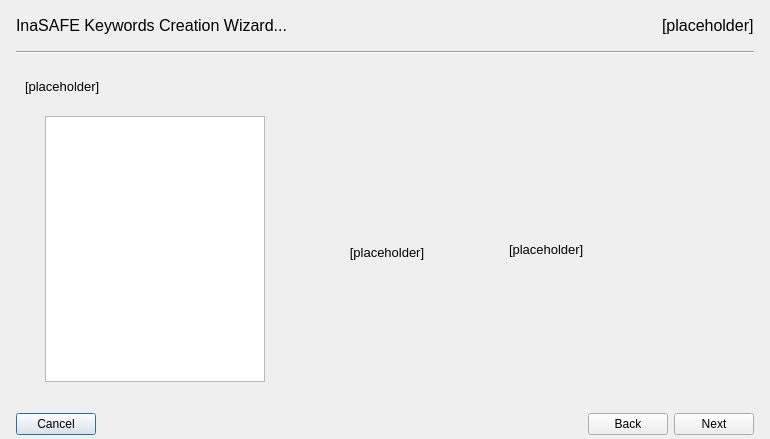
<?xml version="1.0" encoding="UTF-8"?>
<ui version="4.0">
 <class>KeywordsWizardBase</class>
 <widget class="QDialog" name="KeywordsWizardBase">
  <property name="geometry">
   <rect>
    <x>0</x>
    <y>0</y>
    <width>770</width>
    <height>439</height>
   </rect>
  </property>
  <property name="sizePolicy">
   <sizepolicy hsizetype="Preferred" vsizetype="Preferred">
    <horstretch>0</horstretch>
    <verstretch>0</verstretch>
   </sizepolicy>
  </property>
  <property name="minimumSize">
   <size>
    <width>720</width>
    <height>420</height>
   </size>
  </property>
  <property name="windowTitle">
   <string>InaSAFE - Keywords Creation Wizard</string>
  </property>
  <property name="windowIcon">
   <iconset>
    <normaloff>:/plugins/inasafe/icon.png</normaloff>:/plugins/inasafe/icon.png</iconset>
  </property>
  <layout class="QVBoxLayout" name="verticalLayout">
   <property name="leftMargin">
    <number>16</number>
   </property>
   <property name="topMargin">
    <number>16</number>
   </property>
   <property name="rightMargin">
    <number>16</number>
   </property>
   <property name="bottomMargin">
    <number>4</number>
   </property>
   <item>
    <layout class="QHBoxLayout" name="horizontalLayout">
     <item>
      <widget class="QLabel" name="lblMainTitle">
       <property name="sizePolicy">
        <sizepolicy hsizetype="Expanding" vsizetype="Preferred">
         <horstretch>0</horstretch>
         <verstretch>0</verstretch>
        </sizepolicy>
       </property>
       <property name="styleSheet">
        <string notr="true">font: 12pt;</string>
       </property>
       <property name="text">
        <string>InaSAFE Keywords Creation Wizard...</string>
       </property>
      </widget>
     </item>
     <item>
      <widget class="QLabel" name="lblStep">
       <property name="styleSheet">
        <string notr="true">font: 12pt;</string>
       </property>
       <property name="text">
        <string>[placeholder]</string>
       </property>
      </widget>
     </item>
    </layout>
   </item>
   <item>
    <spacer name="verticalSpacer_2">
     <property name="orientation">
      <enum>Qt::Vertical</enum>
     </property>
     <property name="sizeType">
      <enum>QSizePolicy::Fixed</enum>
     </property>
     <property name="sizeHint" stdset="0">
      <size>
       <width>20</width>
       <height>10</height>
      </size>
     </property>
    </spacer>
   </item>
   <item>
    <widget class="Line" name="line">
     <property name="orientation">
      <enum>Qt::Horizontal</enum>
     </property>
    </widget>
   </item>
   <item>
    <spacer name="verticalSpacer_6">
     <property name="orientation">
      <enum>Qt::Vertical</enum>
     </property>
     <property name="sizeType">
      <enum>QSizePolicy::Fixed</enum>
     </property>
     <property name="sizeHint" stdset="0">
      <size>
       <width>20</width>
       <height>10</height>
      </size>
     </property>
    </spacer>
   </item>
   <item>
    <widget class="QStackedWidget" name="stackedWidget">
     <property name="styleSheet">
      <string notr="true">font-size:10pt</string>
     </property>
     <property name="currentIndex">
      <number>0</number>
     </property>
     <widget class="QWidget" name="pg1Category">
      <property name="styleSheet">
       <string notr="true"/>
      </property>
      <layout class="QVBoxLayout" name="verticalLayout_2">
       <item>
        <widget class="QLabel" name="lblSelectCategory">
         <property name="styleSheet">
          <string notr="true"/>
         </property>
         <property name="text">
          <string>&lt;html&gt;&lt;head/&gt;&lt;body&gt;&lt;p&gt;[placeholder]&lt;/p&gt;&lt;/body&gt;&lt;/html&gt;</string>
         </property>
         <property name="alignment">
          <set>Qt::AlignLeading|Qt::AlignLeft|Qt::AlignTop</set>
         </property>
         <property name="wordWrap">
          <bool>true</bool>
         </property>
        </widget>
       </item>
       <item>
        <spacer name="verticalSpacer_4">
         <property name="orientation">
          <enum>Qt::Vertical</enum>
         </property>
         <property name="sizeType">
          <enum>QSizePolicy::Fixed</enum>
         </property>
         <property name="sizeHint" stdset="0">
          <size>
           <width>20</width>
           <height>16</height>
          </size>
         </property>
        </spacer>
       </item>
       <item>
        <layout class="QGridLayout" name="gridLayout_6">
         <item row="1" column="3">
          <widget class="QLabel" name="lblIconCategory">
           <property name="sizePolicy">
            <sizepolicy hsizetype="Fixed" vsizetype="Fixed">
             <horstretch>0</horstretch>
             <verstretch>0</verstretch>
            </sizepolicy>
           </property>
           <property name="minimumSize">
            <size>
             <width>192</width>
             <height>192</height>
            </size>
           </property>
           <property name="maximumSize">
            <size>
             <width>192</width>
             <height>192</height>
            </size>
           </property>
           <property name="text">
            <string>[placeholder]</string>
           </property>
           <property name="scaledContents">
            <bool>true</bool>
           </property>
           <property name="alignment">
            <set>Qt::AlignCenter</set>
           </property>
          </widget>
         </item>
         <item row="0" column="3">
          <spacer name="verticalSpacer_15">
           <property name="orientation">
            <enum>Qt::Vertical</enum>
           </property>
           <property name="sizeType">
            <enum>QSizePolicy::Expanding</enum>
           </property>
           <property name="sizeHint" stdset="0">
            <size>
             <width>20</width>
             <height>40</height>
            </size>
           </property>
          </spacer>
         </item>
         <item row="0" column="1" rowspan="3">
          <widget class="QListWidget" name="lstCategories">
           <property name="enabled">
            <bool>true</bool>
           </property>
           <property name="sizePolicy">
            <sizepolicy hsizetype="Fixed" vsizetype="Expanding">
             <horstretch>0</horstretch>
             <verstretch>0</verstretch>
            </sizepolicy>
           </property>
           <property name="minimumSize">
            <size>
             <width>220</width>
             <height>100</height>
            </size>
           </property>
           <property name="maximumSize">
            <size>
             <width>220</width>
             <height>16777215</height>
            </size>
           </property>
          </widget>
         </item>
         <item row="2" column="3">
          <spacer name="verticalSpacer_16">
           <property name="orientation">
            <enum>Qt::Vertical</enum>
           </property>
           <property name="sizeType">
            <enum>QSizePolicy::Expanding</enum>
           </property>
           <property name="sizeHint" stdset="0">
            <size>
             <width>20</width>
             <height>40</height>
            </size>
           </property>
          </spacer>
         </item>
         <item row="0" column="5" rowspan="3">
          <widget class="QLabel" name="lblDescribeCategory">
           <property name="sizePolicy">
            <sizepolicy hsizetype="Expanding" vsizetype="Expanding">
             <horstretch>0</horstretch>
             <verstretch>0</verstretch>
            </sizepolicy>
           </property>
           <property name="text">
            <string>[placeholder]</string>
           </property>
           <property name="alignment">
            <set>Qt::AlignLeading|Qt::AlignLeft|Qt::AlignVCenter</set>
           </property>
           <property name="wordWrap">
            <bool>true</bool>
           </property>
          </widget>
         </item>
         <item row="0" column="6" rowspan="3">
          <spacer name="horizontalSpacer_16">
           <property name="orientation">
            <enum>Qt::Horizontal</enum>
           </property>
           <property name="sizeType">
            <enum>QSizePolicy::Fixed</enum>
           </property>
           <property name="sizeHint" stdset="0">
            <size>
             <width>20</width>
             <height>20</height>
            </size>
           </property>
          </spacer>
         </item>
         <item row="0" column="2" rowspan="3">
          <spacer name="horizontalSpacer_14">
           <property name="orientation">
            <enum>Qt::Horizontal</enum>
           </property>
           <property name="sizeType">
            <enum>QSizePolicy::Fixed</enum>
           </property>
           <property name="sizeHint" stdset="0">
            <size>
             <width>20</width>
             <height>20</height>
            </size>
           </property>
          </spacer>
         </item>
         <item row="0" column="0" rowspan="3">
          <spacer name="horizontalSpacer_10">
           <property name="orientation">
            <enum>Qt::Horizontal</enum>
           </property>
           <property name="sizeType">
            <enum>QSizePolicy::Fixed</enum>
           </property>
           <property name="sizeHint" stdset="0">
            <size>
             <width>20</width>
             <height>20</height>
            </size>
           </property>
          </spacer>
         </item>
         <item row="0" column="4" rowspan="3">
          <spacer name="horizontalSpacer_11">
           <property name="orientation">
            <enum>Qt::Horizontal</enum>
           </property>
           <property name="sizeType">
            <enum>QSizePolicy::Fixed</enum>
           </property>
           <property name="sizeHint" stdset="0">
            <size>
             <width>20</width>
             <height>20</height>
            </size>
           </property>
          </spacer>
         </item>
        </layout>
       </item>
       <item>
        <spacer name="verticalSpacer_3">
         <property name="orientation">
          <enum>Qt::Vertical</enum>
         </property>
         <property name="sizeType">
          <enum>QSizePolicy::Fixed</enum>
         </property>
         <property name="sizeHint" stdset="0">
          <size>
           <width>20</width>
           <height>16</height>
          </size>
         </property>
        </spacer>
       </item>
      </layout>
     </widget>
     <widget class="QWidget" name="pg2Subcategory">
      <property name="styleSheet">
       <string notr="true"/>
      </property>
      <layout class="QVBoxLayout" name="verticalLayout_3">
       <item>
        <widget class="QLabel" name="lblSelectSubcategory">
         <property name="text">
          <string>[placeholder]</string>
         </property>
         <property name="alignment">
          <set>Qt::AlignLeading|Qt::AlignLeft|Qt::AlignTop</set>
         </property>
         <property name="wordWrap">
          <bool>true</bool>
         </property>
        </widget>
       </item>
       <item>
        <spacer name="verticalSpacer">
         <property name="orientation">
          <enum>Qt::Vertical</enum>
         </property>
         <property name="sizeType">
          <enum>QSizePolicy::Fixed</enum>
         </property>
         <property name="sizeHint" stdset="0">
          <size>
           <width>20</width>
           <height>16</height>
          </size>
         </property>
        </spacer>
       </item>
       <item>
        <layout class="QGridLayout" name="gridLayout">
         <item row="2" column="3">
          <widget class="QLabel" name="lblIconSubcategory">
           <property name="sizePolicy">
            <sizepolicy hsizetype="Fixed" vsizetype="Fixed">
             <horstretch>0</horstretch>
             <verstretch>0</verstretch>
            </sizepolicy>
           </property>
           <property name="minimumSize">
            <size>
             <width>192</width>
             <height>192</height>
            </size>
           </property>
           <property name="maximumSize">
            <size>
             <width>192</width>
             <height>192</height>
            </size>
           </property>
           <property name="text">
            <string>[placeholder]</string>
           </property>
           <property name="scaledContents">
            <bool>true</bool>
           </property>
           <property name="alignment">
            <set>Qt::AlignCenter</set>
           </property>
           <property name="wordWrap">
            <bool>true</bool>
           </property>
          </widget>
         </item>
         <item row="0" column="3">
          <spacer name="verticalSpacer_17">
           <property name="orientation">
            <enum>Qt::Vertical</enum>
           </property>
           <property name="sizeHint" stdset="0">
            <size>
             <width>20</width>
             <height>40</height>
            </size>
           </property>
          </spacer>
         </item>
         <item row="3" column="3">
          <spacer name="verticalSpacer_18">
           <property name="orientation">
            <enum>Qt::Vertical</enum>
           </property>
           <property name="sizeHint" stdset="0">
            <size>
             <width>20</width>
             <height>40</height>
            </size>
           </property>
          </spacer>
         </item>
         <item row="0" column="1" rowspan="4">
          <widget class="QListWidget" name="lstSubcategories">
           <property name="sizePolicy">
            <sizepolicy hsizetype="Fixed" vsizetype="Expanding">
             <horstretch>0</horstretch>
             <verstretch>0</verstretch>
            </sizepolicy>
           </property>
           <property name="minimumSize">
            <size>
             <width>220</width>
             <height>0</height>
            </size>
           </property>
           <property name="maximumSize">
            <size>
             <width>220</width>
             <height>16777215</height>
            </size>
           </property>
           <property name="baseSize">
            <size>
             <width>0</width>
             <height>0</height>
            </size>
           </property>
          </widget>
         </item>
         <item row="0" column="5" rowspan="4">
          <widget class="QLabel" name="lblDescribeSubcategory">
           <property name="sizePolicy">
            <sizepolicy hsizetype="Expanding" vsizetype="Expanding">
             <horstretch>0</horstretch>
             <verstretch>0</verstretch>
            </sizepolicy>
           </property>
           <property name="text">
            <string>[placeholder]</string>
           </property>
           <property name="alignment">
            <set>Qt::AlignLeading|Qt::AlignLeft|Qt::AlignVCenter</set>
           </property>
           <property name="wordWrap">
            <bool>true</bool>
           </property>
           <property name="margin">
            <number>0</number>
           </property>
          </widget>
         </item>
         <item row="0" column="4" rowspan="4">
          <spacer name="horizontalSpacer_12">
           <property name="orientation">
            <enum>Qt::Horizontal</enum>
           </property>
           <property name="sizeType">
            <enum>QSizePolicy::Fixed</enum>
           </property>
           <property name="sizeHint" stdset="0">
            <size>
             <width>20</width>
             <height>20</height>
            </size>
           </property>
          </spacer>
         </item>
         <item row="0" column="2" rowspan="4">
          <spacer name="horizontalSpacer_15">
           <property name="orientation">
            <enum>Qt::Horizontal</enum>
           </property>
           <property name="sizeType">
            <enum>QSizePolicy::Fixed</enum>
           </property>
           <property name="sizeHint" stdset="0">
            <size>
             <width>20</width>
             <height>20</height>
            </size>
           </property>
          </spacer>
         </item>
         <item row="0" column="0" rowspan="4">
          <spacer name="horizontalSpacer_2">
           <property name="orientation">
            <enum>Qt::Horizontal</enum>
           </property>
           <property name="sizeType">
            <enum>QSizePolicy::Fixed</enum>
           </property>
           <property name="sizeHint" stdset="0">
            <size>
             <width>20</width>
             <height>20</height>
            </size>
           </property>
          </spacer>
         </item>
         <item row="0" column="6" rowspan="4">
          <spacer name="horizontalSpacer_17">
           <property name="orientation">
            <enum>Qt::Horizontal</enum>
           </property>
           <property name="sizeType">
            <enum>QSizePolicy::Fixed</enum>
           </property>
           <property name="sizeHint" stdset="0">
            <size>
             <width>20</width>
             <height>20</height>
            </size>
           </property>
          </spacer>
         </item>
        </layout>
       </item>
       <item>
        <spacer name="verticalSpacer_5">
         <property name="orientation">
          <enum>Qt::Vertical</enum>
         </property>
         <property name="sizeType">
          <enum>QSizePolicy::Minimum</enum>
         </property>
         <property name="sizeHint" stdset="0">
          <size>
           <width>20</width>
           <height>16</height>
          </size>
         </property>
        </spacer>
       </item>
      </layout>
     </widget>
     <widget class="QWidget" name="pg3Units">
      <layout class="QVBoxLayout" name="verticalLayout_4">
       <item>
        <widget class="QLabel" name="lblSelectUnit">
         <property name="text">
          <string>[placeholder]</string>
         </property>
         <property name="alignment">
          <set>Qt::AlignLeading|Qt::AlignLeft|Qt::AlignTop</set>
         </property>
         <property name="wordWrap">
          <bool>true</bool>
         </property>
        </widget>
       </item>
       <item>
        <spacer name="verticalSpacer_7">
         <property name="orientation">
          <enum>Qt::Vertical</enum>
         </property>
         <property name="sizeType">
          <enum>QSizePolicy::Fixed</enum>
         </property>
         <property name="sizeHint" stdset="0">
          <size>
           <width>20</width>
           <height>20</height>
          </size>
         </property>
        </spacer>
       </item>
       <item>
        <layout class="QGridLayout" name="gridLayout_2">
         <item row="0" column="0">
          <spacer name="horizontalSpacer_4">
           <property name="orientation">
            <enum>Qt::Horizontal</enum>
           </property>
           <property name="sizeType">
            <enum>QSizePolicy::Fixed</enum>
           </property>
           <property name="sizeHint" stdset="0">
            <size>
             <width>20</width>
             <height>20</height>
            </size>
           </property>
          </spacer>
         </item>
         <item row="0" column="1">
          <widget class="QListWidget" name="lstUnits">
           <property name="sizePolicy">
            <sizepolicy hsizetype="Fixed" vsizetype="Expanding">
             <horstretch>0</horstretch>
             <verstretch>0</verstretch>
            </sizepolicy>
           </property>
           <property name="minimumSize">
            <size>
             <width>220</width>
             <height>0</height>
            </size>
           </property>
           <property name="maximumSize">
            <size>
             <width>220</width>
             <height>16777215</height>
            </size>
           </property>
           <property name="baseSize">
            <size>
             <width>0</width>
             <height>0</height>
            </size>
           </property>
          </widget>
         </item>
         <item row="0" column="2">
          <spacer name="horizontalSpacer_18">
           <property name="orientation">
            <enum>Qt::Horizontal</enum>
           </property>
           <property name="sizeType">
            <enum>QSizePolicy::Fixed</enum>
           </property>
           <property name="sizeHint" stdset="0">
            <size>
             <width>20</width>
             <height>20</height>
            </size>
           </property>
          </spacer>
         </item>
         <item row="0" column="3">
          <widget class="QLabel" name="lblDescribeUnit">
           <property name="sizePolicy">
            <sizepolicy hsizetype="Expanding" vsizetype="Expanding">
             <horstretch>0</horstretch>
             <verstretch>0</verstretch>
            </sizepolicy>
           </property>
           <property name="text">
            <string>[placeholder]</string>
           </property>
           <property name="alignment">
            <set>Qt::AlignLeading|Qt::AlignLeft|Qt::AlignVCenter</set>
           </property>
           <property name="wordWrap">
            <bool>true</bool>
           </property>
           <property name="margin">
            <number>0</number>
           </property>
          </widget>
         </item>
         <item row="0" column="4">
          <spacer name="horizontalSpacer_19">
           <property name="orientation">
            <enum>Qt::Horizontal</enum>
           </property>
           <property name="sizeType">
            <enum>QSizePolicy::Fixed</enum>
           </property>
           <property name="sizeHint" stdset="0">
            <size>
             <width>20</width>
             <height>20</height>
            </size>
           </property>
          </spacer>
         </item>
        </layout>
       </item>
       <item>
        <spacer name="verticalSpacer_8">
         <property name="orientation">
          <enum>Qt::Vertical</enum>
         </property>
         <property name="sizeType">
          <enum>QSizePolicy::Minimum</enum>
         </property>
         <property name="sizeHint" stdset="0">
          <size>
           <width>20</width>
           <height>16</height>
          </size>
         </property>
        </spacer>
       </item>
      </layout>
     </widget>
     <widget class="QWidget" name="pg4Field">
      <layout class="QVBoxLayout" name="verticalLayout_5">
       <item>
        <widget class="QLabel" name="lblSelectField">
         <property name="text">
          <string>[placeholder]</string>
         </property>
         <property name="alignment">
          <set>Qt::AlignLeading|Qt::AlignLeft|Qt::AlignTop</set>
         </property>
         <property name="wordWrap">
          <bool>true</bool>
         </property>
        </widget>
       </item>
       <item>
        <spacer name="verticalSpacer_9">
         <property name="orientation">
          <enum>Qt::Vertical</enum>
         </property>
         <property name="sizeType">
          <enum>QSizePolicy::Fixed</enum>
         </property>
         <property name="sizeHint" stdset="0">
          <size>
           <width>20</width>
           <height>20</height>
          </size>
         </property>
        </spacer>
       </item>
       <item>
        <layout class="QGridLayout" name="gridLayout_3">
         <item row="1" column="0">
          <spacer name="horizontalSpacer_3">
           <property name="orientation">
            <enum>Qt::Horizontal</enum>
           </property>
           <property name="sizeType">
            <enum>QSizePolicy::Fixed</enum>
           </property>
           <property name="sizeHint" stdset="0">
            <size>
             <width>20</width>
             <height>20</height>
            </size>
           </property>
          </spacer>
         </item>
         <item row="1" column="3">
          <spacer name="horizontalSpacer_5">
           <property name="orientation">
            <enum>Qt::Horizontal</enum>
           </property>
           <property name="sizeType">
            <enum>QSizePolicy::Fixed</enum>
           </property>
           <property name="sizeHint" stdset="0">
            <size>
             <width>20</width>
             <height>20</height>
            </size>
           </property>
          </spacer>
         </item>
         <item row="1" column="1" colspan="2">
          <widget class="QListWidget" name="lstFields"/>
         </item>
        </layout>
       </item>
       <item>
        <spacer name="verticalSpacer_10">
         <property name="orientation">
          <enum>Qt::Vertical</enum>
         </property>
         <property name="sizeType">
          <enum>QSizePolicy::Fixed</enum>
         </property>
         <property name="sizeHint" stdset="0">
          <size>
           <width>20</width>
           <height>16</height>
          </size>
         </property>
        </spacer>
       </item>
      </layout>
     </widget>
     <widget class="QWidget" name="pg5Source">
      <layout class="QVBoxLayout" name="verticalLayout_6">
       <item>
        <widget class="QLabel" name="lblSelectSource">
         <property name="text">
          <string>&lt;html&gt;&lt;head/&gt;&lt;body&gt;&lt;p&gt;Where does the data come from? You may want to write more or less short comment about its source.&lt;/p&gt;&lt;/body&gt;&lt;/html&gt;</string>
         </property>
         <property name="alignment">
          <set>Qt::AlignLeading|Qt::AlignLeft|Qt::AlignTop</set>
         </property>
         <property name="wordWrap">
          <bool>true</bool>
         </property>
        </widget>
       </item>
       <item>
        <spacer name="verticalSpacer_11">
         <property name="orientation">
          <enum>Qt::Vertical</enum>
         </property>
         <property name="sizeType">
          <enum>QSizePolicy::Fixed</enum>
         </property>
         <property name="sizeHint" stdset="0">
          <size>
           <width>20</width>
           <height>32</height>
          </size>
         </property>
        </spacer>
       </item>
       <item>
        <layout class="QGridLayout" name="gridLayout_4">
         <item row="0" column="0">
          <spacer name="horizontalSpacer_6">
           <property name="orientation">
            <enum>Qt::Horizontal</enum>
           </property>
           <property name="sizeType">
            <enum>QSizePolicy::Fixed</enum>
           </property>
           <property name="sizeHint" stdset="0">
            <size>
             <width>36</width>
             <height>20</height>
            </size>
           </property>
          </spacer>
         </item>
         <item row="0" column="1">
          <widget class="QLabel" name="lblSource">
           <property name="text">
            <string>Source</string>
           </property>
           <property name="buddy">
            <cstring>leSource</cstring>
           </property>
          </widget>
         </item>
         <item row="0" column="2">
          <widget class="QLineEdit" name="leSource"/>
         </item>
         <item row="0" column="3">
          <spacer name="horizontalSpacer_7">
           <property name="orientation">
            <enum>Qt::Horizontal</enum>
           </property>
           <property name="sizeType">
            <enum>QSizePolicy::Fixed</enum>
           </property>
           <property name="sizeHint" stdset="0">
            <size>
             <width>36</width>
             <height>20</height>
            </size>
           </property>
          </spacer>
         </item>
        </layout>
       </item>
       <item>
        <spacer name="verticalSpacer_12">
         <property name="orientation">
          <enum>Qt::Vertical</enum>
         </property>
         <property name="sizeHint" stdset="0">
          <size>
           <width>20</width>
           <height>166</height>
          </size>
         </property>
        </spacer>
       </item>
      </layout>
     </widget>
     <widget class="QWidget" name="pg6Title">
      <layout class="QVBoxLayout" name="verticalLayout_7">
       <item>
        <widget class="QLabel" name="lblSelectTitle">
         <property name="text">
          <string>&lt;html&gt;&lt;head/&gt;&lt;body&gt;&lt;p&gt;What is the title for this dataset? A title provides you with a way to give a dataset a more user friendly name than its filename. The title can include spaces. An example of a good title might be 'A flood in Jakarta' (for a hazard layer) or 'People living in jakarta' (for an exposure layer).&lt;/p&gt;&lt;/body&gt;&lt;/html&gt;</string>
         </property>
         <property name="alignment">
          <set>Qt::AlignLeading|Qt::AlignLeft|Qt::AlignTop</set>
         </property>
         <property name="wordWrap">
          <bool>true</bool>
         </property>
        </widget>
       </item>
       <item>
        <spacer name="verticalSpacer_13">
         <property name="orientation">
          <enum>Qt::Vertical</enum>
         </property>
         <property name="sizeType">
          <enum>QSizePolicy::Fixed</enum>
         </property>
         <property name="sizeHint" stdset="0">
          <size>
           <width>20</width>
           <height>32</height>
          </size>
         </property>
        </spacer>
       </item>
       <item>
        <layout class="QGridLayout" name="gridLayout_5">
         <item row="0" column="0">
          <spacer name="horizontalSpacer_8">
           <property name="orientation">
            <enum>Qt::Horizontal</enum>
           </property>
           <property name="sizeType">
            <enum>QSizePolicy::Fixed</enum>
           </property>
           <property name="sizeHint" stdset="0">
            <size>
             <width>36</width>
             <height>20</height>
            </size>
           </property>
          </spacer>
         </item>
         <item row="0" column="1">
          <widget class="QLabel" name="lblTitle">
           <property name="text">
            <string>Title</string>
           </property>
           <property name="buddy">
            <cstring>leTitle</cstring>
           </property>
          </widget>
         </item>
         <item row="0" column="2">
          <widget class="QLineEdit" name="leTitle"/>
         </item>
         <item row="0" column="3">
          <spacer name="horizontalSpacer_9">
           <property name="orientation">
            <enum>Qt::Horizontal</enum>
           </property>
           <property name="sizeType">
            <enum>QSizePolicy::Fixed</enum>
           </property>
           <property name="sizeHint" stdset="0">
            <size>
             <width>36</width>
             <height>20</height>
            </size>
           </property>
          </spacer>
         </item>
        </layout>
       </item>
       <item>
        <spacer name="verticalSpacer_14">
         <property name="orientation">
          <enum>Qt::Vertical</enum>
         </property>
         <property name="sizeHint" stdset="0">
          <size>
           <width>20</width>
           <height>141</height>
          </size>
         </property>
        </spacer>
       </item>
      </layout>
     </widget>
    </widget>
   </item>
   <item>
    <layout class="QHBoxLayout" name="horizontalLayout_2">
     <property name="leftMargin">
      <number>0</number>
     </property>
     <property name="rightMargin">
      <number>0</number>
     </property>
     <item>
      <widget class="QPushButton" name="pbnCancel">
       <property name="text">
        <string>Cancel</string>
       </property>
      </widget>
     </item>
     <item>
      <spacer name="horizontalSpacer">
       <property name="orientation">
        <enum>Qt::Horizontal</enum>
       </property>
       <property name="sizeHint" stdset="0">
        <size>
         <width>40</width>
         <height>20</height>
        </size>
       </property>
      </spacer>
     </item>
     <item>
      <widget class="QPushButton" name="pbnBack">
       <property name="text">
        <string>Back</string>
       </property>
      </widget>
     </item>
     <item>
      <widget class="QPushButton" name="pbnNext">
       <property name="text">
        <string>Next</string>
       </property>
      </widget>
     </item>
    </layout>
   </item>
  </layout>
 </widget>
 <tabstops>
  <tabstop>pbnCancel</tabstop>
  <tabstop>pbnBack</tabstop>
  <tabstop>pbnNext</tabstop>
  <tabstop>lstCategories</tabstop>
  <tabstop>lstSubcategories</tabstop>
  <tabstop>lstUnits</tabstop>
  <tabstop>leSource</tabstop>
  <tabstop>leTitle</tabstop>
 </tabstops>
 <resources>
  <include location="../resources/resources.qrc"/>
 </resources>
 <connections/>
</ui>
